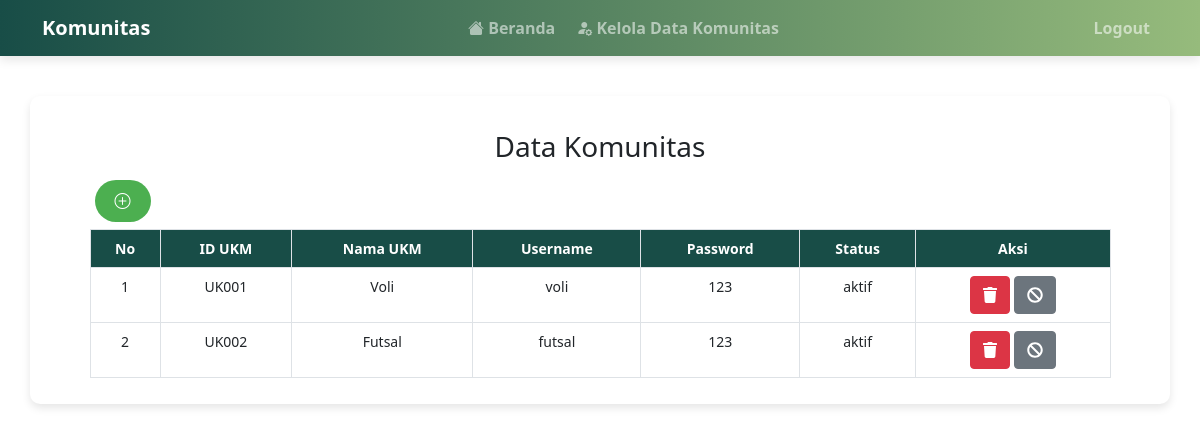
/datakomunitas.php (signed in), run on an earlier commit of the app's database.
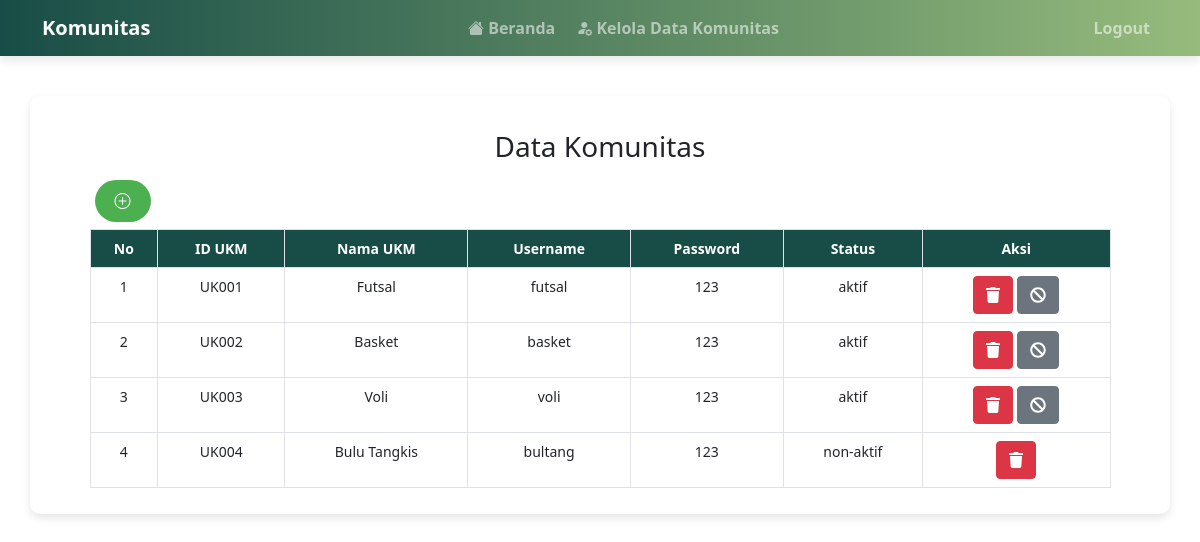
And on a later commit of the database.
### tables this page shows
CREATE TABLE `ukm` (
  `id_ukm` varchar(5) NOT NULL,
  `id_user` varchar(5) NOT NULL,
  `logo` text NOT NULL,
  `nama_ukm` varchar(50) NOT NULL,
  `deskripsi` text NOT NULL,
  `sosialmedia` varchar(100) NOT NULL,
  `status` varchar(15) NOT NULL DEFAULT 'non-aktif',
  `jumlah_anggota` int(10) NOT NULL DEFAULT 20
);

CREATE TABLE `user` (
  `id_user` varchar(5) NOT NULL,
  `nama` varchar(50) NOT NULL,
  `username` varchar(10) NOT NULL,
  `password` varchar(10) NOT NULL,
  `level` varchar(15) NOT NULL DEFAULT 'user'
);

### datakomunitas.php (the view, shortened to what this page needs)
<?php
include 'koneksi.php';
?>
<!DOCTYPE html>
<html lang="en">
<head>
    <link href="https://cdn.jsdelivr.net/npm/bootstrap@5.0.2/dist/css/bootstrap.min.css" rel="stylesheet">
    <link href="https://cdnjs.cloudflare.com/ajax/libs/font-awesome/5.15.4/css/all.min.css" rel="stylesheet">
</head>
<body>
<?php include 'navbarsuper.php' ?>
<br><br><br><br>
<div class="container">
    <div class="row">
        <div class="col-md-11 mx-auto">
            <h3 class="text-center my-4">Data Komunitas</h3>
            <div class="dropdown mb-3">
                <a class="btn-custom bi bi-plus-circle" href="tambahdatakomunitas.php"></a>
            </div>
            <div class="table-responsive">
                <table class="table table-bordered">
                    <thead>
                    <tr>
                        <th>No</th>
                        <th>ID UKM</th>
                        <th>Nama UKM</th>
                        <th>Username</th>
                        <th>Password</th>
                        <th>Status</th>
                        <th>Aksi</th>
                    </tr>
                    </thead>
                    <tbody>
                    <?php
                    $no = 1;
                        $sql = mysqli_query($koneksi, "SELECT ukm.id_ukm, ukm.nama_ukm, user.id_user, user.username, user.password, ukm.status FROM ukm JOIN user ON ukm.id_user = user.id_user");
                        while ($data = mysqli_fetch_array($sql)) {
                            ?>
                            <tr>
                                <td><?php echo $no ?></td>
                                <td><?php echo $data['id_ukm'] ?></td>
                                <td><?php echo $data['nama_ukm'] ?></td>
                                <td><?php echo $data['username'] ?></td>
                                <td><?php echo $data['password'] ?></td>
                                <td><?php echo $data['status'] ?></td>
                                <td>
                                    <a href="hapusdatakomunitas.php?id_ukm=<?php echo $data['id_ukm'] ?>&id_user=<?php echo $data['id_user'] ?>" class="btn btn-danger" onclick="return confirm('Anda tidak akan bisa melihat data ini lagi. Yakin ingin menghapus?');"><i class="fas fa-trash"></i></a>
                                    <?php
                                        if ($data['status'] == 'aktif') {
                                            ?>
                                            <a href="nonaktifkankomunitas.php?id_ukm=<?php echo $data['id_ukm'] ?>" class="btn btn-secondary" onclick="return confirm('Apakah Anda yakin ingin menonaktifkan komunitas ini?');"><i class="fas fa-ban"></i></a>
                                            <?php
                                        }
                                        ?>
                                </td>
                            </tr>
                            <?php
                            $no++;
                        }
                    ?>
                    </tbody>
                </table>
            </div>
        </div>
    </div>
</div>
</body>
</html>

### navbarsuper.php (shortened to what this page needs)
<!DOCTYPE html>
<html lang="en">
<head>
    <link href="https://cdn.jsdelivr.net/npm/bootstrap@5.0.2/dist/css/bootstrap.min.css" rel="stylesheet">
    <link href="https://cdn.jsdelivr.net/npm/bootstrap-icons/font/bootstrap-icons.css" rel="stylesheet">
</head>
<body>
<nav class="navbar navbar-expand-lg navbar-dark fixed-top">
    <div class="container-sm d-flex justify-content-between align-items-center">
        <a class="navbar-brand" href="#">Komunitas</a>
        <div class="collapse navbar-collapse" id="navbarNav">
            <ul class="navbar-nav mx-auto">
                <li class="nav-item active">
                    <a class="nav-link bi bi-house-fill" href="home.php"> Beranda</a>
                </li>
                <li class="nav-item">
                    <a class="nav-link bi bi-person-fill-gear" href="datakomunitas.php"> Kelola Data Komunitas</a>
                </li>
            </ul>
        </div>
        <ul class="navbar-nav">
            <li class="nav-item active">
                <a href="logout.php" class="nav-link" onclick="return confirm('Yakin ingin logout?');">Logout</a>
            </li>
        </ul>
    </div>
</nav>
</body>
</html>

### datakomunitas.php (style rules this page uses)
body { font-family: 'Segoe UI', Tahoma, Geneva, Verdana, sans-serif; background-color: #f8f9fa; }
.btn-custom { background-color: #4CAF50; color: white; border: none; border-radius: 30px; font-size: 16px; padding: 10px 20px; margin-left: 5px; cursor: pointer; transition: background-color 0.3s; }
.container { width: 80%; margin: auto; background-color: #fff; padding: 10px; border-radius: 10px; box-shadow: 0 4px 8px rgba(0, 0, 0, 0.1); }
.table-bordered th, .table-bordered td { border: 1px solid #dee2e6; padding: 12px; text-align: center; font-size: 14px; }
.table-bordered thead th { background-color: #184D47; color: #fff; }
.bi { vertical-align: middle; margin-right: 5px; }

### navbarsuper.php (style rules this page uses)
.navbar { background-image: linear-gradient(to right, #184D47, #96BB7C); box-shadow: 0px 4px 10px rgba(0, 0, 0, 0.1); }
.navbar-brand { font-weight: bold; color: #fff; }
.navbar-nav .nav-link { color: #fff; font-weight: bold; transition: color 0.3s ease; }

What changed in the data, as far as the page shows it:
changed ukm "UK001": nama_ukm "Voli" → "Futsal"; id_user.username "voli" → "futsal"
changed ukm "UK002": nama_ukm "Futsal" → "Basket"; id_user.username "futsal" → "basket"
added ukm: id_ukm "UK003", nama_ukm "Voli", id_user.username "voli", id_user.password "123", status "aktif"
added ukm: id_ukm "UK004", nama_ukm "Bulu Tangkis", id_user.username "bultang", id_user.password "123", status "non-aktif"
